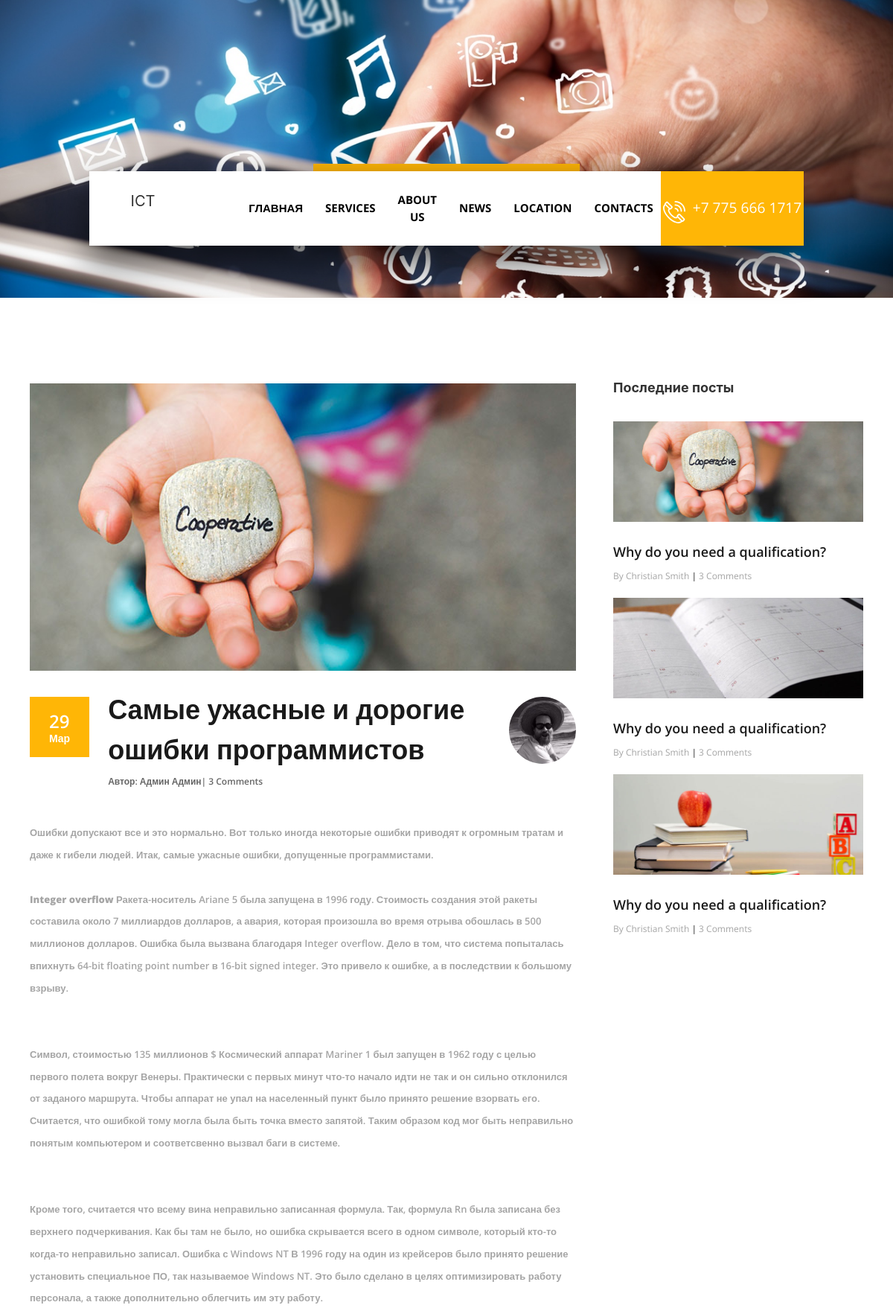
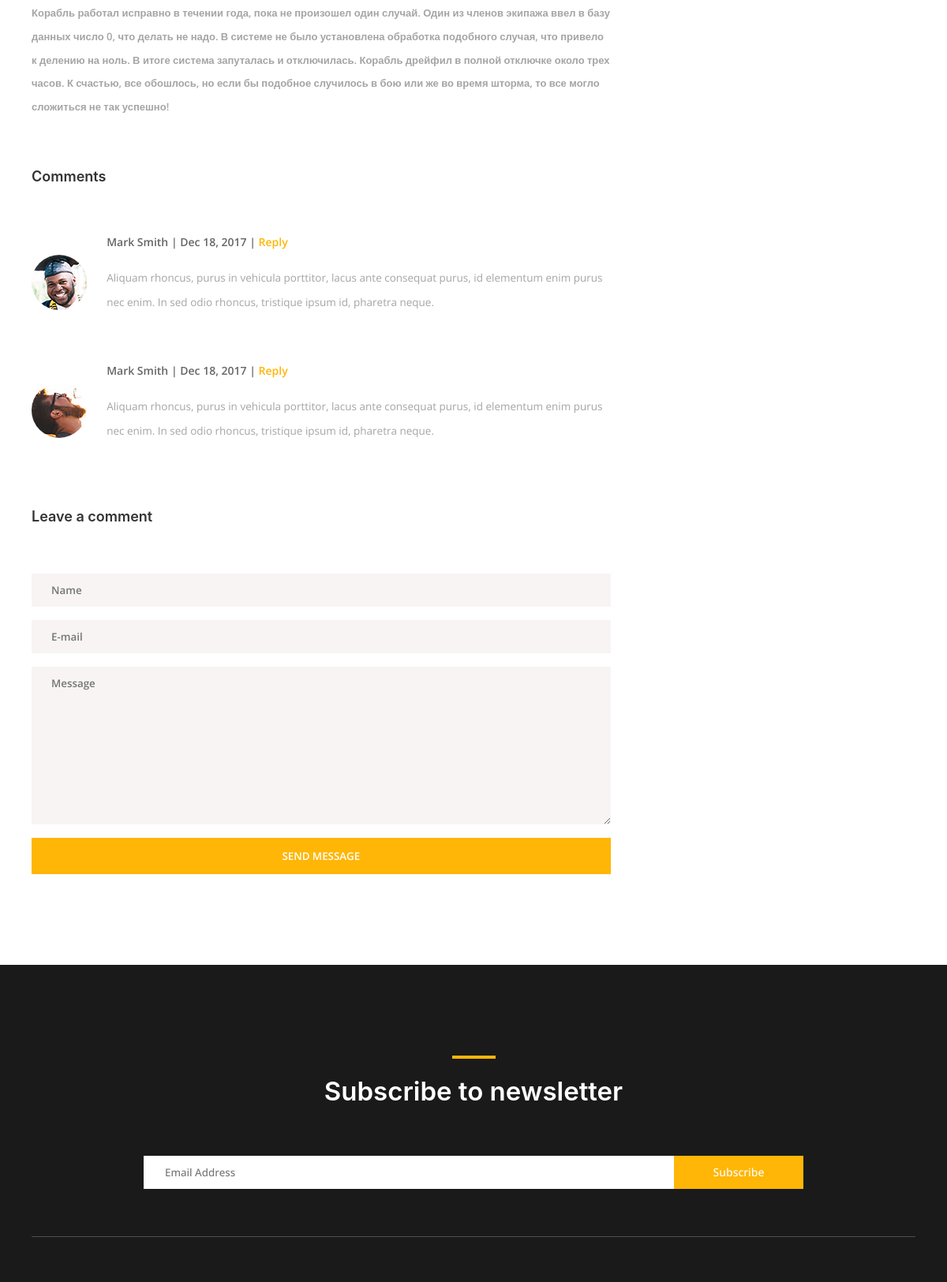
The app's page /news/post/1/ (upper part) with its own data (2 pictures, top to bottom).
### News/models.py (models this page shows, shortened)
class Post(models.Model):
   author = models.ForeignKey(User, on_delete=models.CASCADE)
   title = models.CharField(max_length=100)
   text = models.TextField()
   img = models.ImageField(upload_to='posts_images', blank=True)
   date = models.DateTimeField(default=timezone.now)

### Users/models.py (models this page shows, shortened)
class Profile(models.Model):
   user = models.OneToOneField(User, on_delete=models.CASCADE)
   position = models.CharField(max_length=100, blank=True)
   img = models.ImageField(default='default.jpg', upload_to='user_images')

### News/views.py (the view)
# urls.py: path('post/<int:pk>/', NewsDetailView.as_view(), name='news_detail_url'),
class NewsDetailView(View):
   def get(self, request, pk):
      post = get_object_or_404(Post, pk=pk)
      return render(request, 'News/news_detail.html', context={'post': post})

### News/templates/News/news_detail.html (shortened to what this page needs)
{% extends 'base.html' %}
{% load static %}
{% block links %}
   <link rel="stylesheet" href="{% static 'css/uikit.min.css' %}">
{% endblock %}
{% block content %}
   <div class="news-header parallax-window" data-parallax="scroll" data-image-src="/media/background-images/news-bg.jpg">
      <nav>
         <div class="logo">
            <h4>ICT</h4>
         </div>
         <ul class="menu">
            <li class="menu_item">
               <a href="{% url 'home_url' %}" class="text-decor-none menu_link">Главная</a>
            </li>
            <li class="menu_item">
               <a href="#services" class="text-decor-none menu_link go_to">Services</a>
            </li>
            <li class="menu_item">
               <a href="#about-us" class="text-decor-none menu_link go_to">About us</a>
            </li>
            <li class="menu_item">
               <a href="{% url 'news_url' %}" class="text-decor-none menu_link">News</a>
            </li>
            <li class="menu_item">
               <a href="#location" class="text-decor-none menu_link go_to">Location</a>
            </li>
            <li class="menu_item">
               <a href="#" class="text-decor-none menu_link">Contacts</a>
            </li>
         </ul>
         <div class="phone_number">
            <div>
               <img src="/media/img/phone-call.svg" alt="img">
            </div>
            <p> +7 775 666 1717</p>
         </div>
      </nav>
      <h1>Новости</h1>
   </div>
   <section id="news-section" class="news-section">
      <div class="wrapper news-wrap">
         <div class="news-box">
            <div class="news-box__item">
               {% if post.img %}
                  <div class="news-box__img">
                     <img src="{{ post.img.url }}" alt="news">
                  </div>
               {% endif %}
               <div class="news-box__container">
                  <div>
                     <p class="news-box__date">{{ post.date|date:"d "}} <span>{{ post.date|date:"M"}}</span></p>
                  </div>
                  <div class="news-box__title">
                     <div class="flex j-sb">
                        <a class="text-decor-none">{{ post.title }}</a>
                        <img class="author-ava" src="{{ post.author.profile.img.url }}">
                     </div>
                     <p class="news-box__author">Автор: {{ post.author.last_name }} {{ post.author.first_name }}| 3 Comments</p>
                  </div>
               </div>
               <p class="text-desc news-box__desc news-desc-margin-b">{{ post.text|safe }}</p>
               <h3 class="text-title news-detail__comment">Comments</h3>
               <div class="news-comment-box">
                  <div class="news-comment-box__item">
                     <div class="news-comment-box__ava">
                        <img src="/media/img/comment_1.jpg" alt="">
                     </div>
                     <div>
                        <p class="news-comment-box__author">Mark Smith | Dec 18, 2017 | <span>Reply</span></p>
                        <p class="text-desc news-comment-box__text">
                           Aliquam rhoncus, purus in vehicula porttitor,
                           lacus ante consequat purus, id elementum enim
                           purus nec enim. In sed odio rhoncus, tristique
                           ipsum id, pharetra neque.
                        </p>
                     </div>
                  </div>
                  <div class="news-comment-box__item">
                     <div class="news-comment-box__ava">
                        <img src="/media/img/comment_2.jpg" alt="">
                     </div>
                     <div>
                        <p class="news-comment-box__author">Mark Smith | Dec 18, 2017 | <span>Reply</span></p>
                        <p class="text-desc news-comment-box__text">
                           Aliquam rhoncus, purus in vehicula porttitor,
                           lacus ante consequat purus, id elementum enim
                           purus nec enim. In sed odio rhoncus, tristique
                           ipsum id, pharetra neque.
                        </p>
                     </div>
                  </div>
               </div>
               <h3 class="text-title news-detail__comment">Leave a comment</h3>
               <div class="add-comment-form">
                  <form>
                     <input class="add-comment__field" type="text" placeholder="Name">
                     <input class="add-comment__field" type="email" placeholder="E-mail">
                     <textarea class="add-comment__message" placeholder="Message"></textarea>
                     <button>Send Message</button>
                  </form>
               </div>
            </div>
         </div>
         <div class="news-more">
            <h3 class="text-title news-more__title">Последние посты</h3>
            <div class="news-more-box">
               <div class="news-more__item">
                  <div class="news-more__img">
                     <img src="/media/img/latest_1.jpg" alt="news">
                  </div>
                  <a class="text-decor-none news-more__link" href="new-post.html">
                     Why do you need a qualification?
                  </a>
                  <p class="news-more__author">By Christian Smith <span>|</span> 3 Comments</p>
               </div>
               <div class="news-more__item">
                  <div class="news-more__img">
                     <img src="/media/img/latest_2.jpg" alt="news">
                  </div>
                  <a class="text-decor-none news-more__link" href="new-post.html">
                     Why do you need a qualification?
                  </a>
                  <p class="news-more__author">By Christian Smith <span>|</span> 3 Comments</p>
               </div>
               <div class="news-more__item">
                  <div class="news-more__img">
                     <img src="/media/img/latest_3.jpg" alt="news">
                  </div>
                  <a class="text-decor-none news-more__link" href="new-post.html">
                     Why do you need a qualification?
                  </a>
                  <p class="news-more__author">By Christian Smith <span>|</span> 3 Comments</p>
               </div>
            </div>
         </div>
      </div>
   </section>
{% endblock content %}

### records on screen
Post: img (picture), date "29", date "Мар", title "Самые ужасные и дорогие ошибки программистов", author.profile.img (picture), author.last_name "Админ", author.first_name "Админ", text "Ошибки допускают все и это нормально. Вот только иногда некоторые ошибки приводят к огромным тратам и даже к гибели людей. Итак, самые ужасные ошибки, допущенные программистами. Integer overflow Ракета-носитель Ariane 5 была запущена в 1996 году. Стоимость создания этой ракеты составила около 7 миллиардов долларов, а авария, которая произошла во время отрыва обошлась в 500 миллионов долларов. Ошибка была вызвана благодаря Integer overflow. Дело в том, что система попыталась впихнуть 64-bit floating point number в 16-bit signed integer. Это привело к ошибке, а в последствии к большому взрыву. Символ, стоимостью 135 миллионов $ Космический аппарат Mariner 1 был запущен в 1962 году с целью…"
